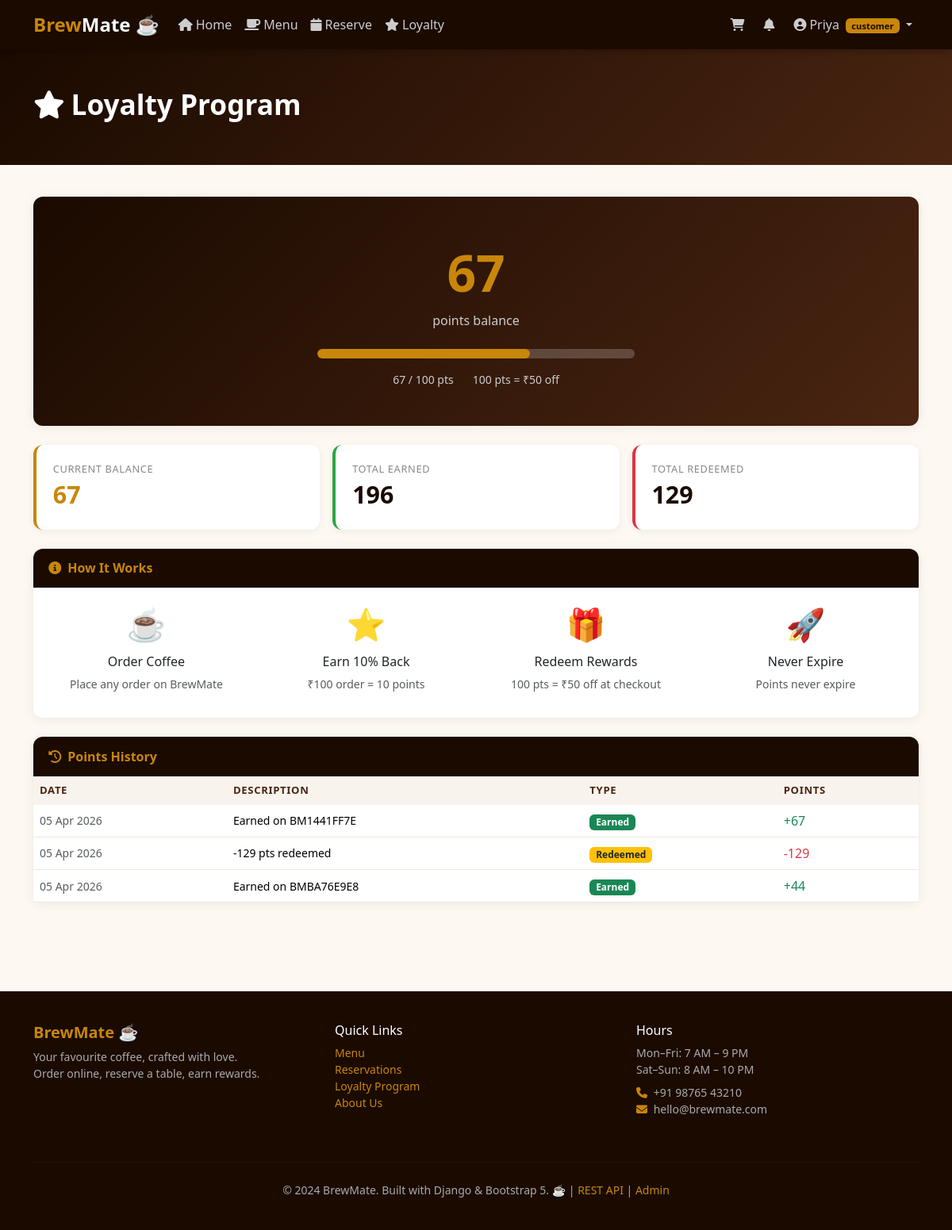
/loyalty/ (signed in), run on the app's committed database.
### coffee/models.py (models this page shows, shortened)
class User(AbstractBaseUser, PermissionsMixin):
    ROLES = [
        ('customer', 'Customer'),
        ('staff',    'Staff'),
        ('admin',    'Admin'),
    ]
    email       = models.EmailField(unique=True, db_index=True)
    first_name  = models.CharField(max_length=50, default='')
    last_name   = models.CharField(max_length=50, blank=True, default='')
    phone       = models.CharField(max_length=15, blank=True, default='')
    role        = models.CharField(max_length=10, choices=ROLES,
                                   default='customer', db_index=True)
    avatar      = models.ImageField(upload_to='avatars/',
                                    blank=True, null=True, default=None)
    is_active   = models.BooleanField(default=True)
    is_staff    = models.BooleanField(default=False)
    date_joined = models.DateTimeField(default=timezone.now)
    USERNAME_FIELD  = 'email'
    REQUIRED_FIELDS = ['first_name']
    objects         = UserManager()
    class Meta:
        db_table = 'coffee_user'

class LoyaltyAccount(models.Model):
    user         = models.OneToOneField(
        User, on_delete=models.CASCADE, related_name='loyalty'
    )
    points       = models.PositiveIntegerField(default=0)
    total_earned = models.PositiveIntegerField(default=0)
    total_spent  = models.PositiveIntegerField(default=0)
    updated_at   = models.DateTimeField(auto_now=True)
    class Meta:
        db_table = 'coffee_loyaltyaccount'
    @property
    def can_redeem(self):
        return self.points >= 100

class LoyaltyTransaction(models.Model):
    TX_TYPE = [('earn', 'Earned'), ('redeem', 'Redeemed')]
    account     = models.ForeignKey(
        LoyaltyAccount, on_delete=models.CASCADE,
        related_name='transactions',
        null=True, blank=True, default=None,
    )
    order       = models.ForeignKey(
        Order, on_delete=models.SET_NULL,
        null=True, blank=True, default=None,
    )
    tx_type     = models.CharField(max_length=10, choices=TX_TYPE, default='earn')
    points      = models.IntegerField(default=0)
    description = models.CharField(max_length=200, blank=True, default='')
    created_at  = models.DateTimeField(auto_now_add=True)
    class Meta:
        db_table = 'coffee_loyaltytx'
        ordering = ['-created_at']

### coffee/views.py (the view)
# urls.py: path('loyalty/',                       views.loyalty_view,          name='loyalty'),
@login_required
def loyalty_view(request):
    loyalty, _ = LoyaltyAccount.objects.get_or_create(user=request.user)
    txns = LoyaltyTransaction.objects.filter(
        account=loyalty
    ).order_by('-created_at')[:20]
    return render(request, 'coffee/loyalty.html', {
        'loyalty': loyalty, 'transactions': txns
    })

### coffee/context_processors.py (called while the page is built)
def global_context(request):
    cart_count  = 0
    notif_count = 0
    if request.user.is_authenticated:
        try:
            cart_count = Cart.objects.get(user=request.user).item_count
        except Cart.DoesNotExist:
            pass
        notif_count = Notification.objects.filter(
            user=request.user, is_read=False
        ).count()
    return {'cart_count': cart_count, 'notif_count': notif_count}

### coffee/models.py (called while the page is built)
    @property
    def item_count(self):
        result = self.items.aggregate(t=models.Sum('quantity'))['t']
        return result or 0

### coffee/templates/coffee/loyalty.html (shortened to what this page needs)
{% extends 'coffee/base.html' %}
{% block content %}
<div class="page-hero">
  <div class="container"><h1><i class="fa fa-star me-2"></i>Loyalty Program</h1></div>
</div>
<div class="container pb-5">
  <div class="card mb-4" style="background:linear-gradient(135deg,var(--brew-dark),var(--brew-brown));color:#fff;border:none">
    <div class="card-body text-center py-5">
      <div style="font-size:4rem;font-weight:800;color:var(--brew-gold)">{{ loyalty.points }}</div>
      <div style="color:#ccc;margin-bottom:1.5rem">points balance</div>
      <div class="progress mx-auto mb-3" style="max-width:400px;height:12px;border-radius:6px;background:rgba(255,255,255,.2)">
        <div class="progress-bar" style="background:var(--brew-gold);width:{% widthratio loyalty.points 100 100 %}%;border-radius:6px"></div>
      </div>
      <div class="d-flex justify-content-center gap-4 small" style="color:#ccc">
        <span>{{ loyalty.points }} / 100 pts</span>
        <span>100 pts = ₹50 off</span>
      </div>
    </div>
  </div>
  <div class="row g-3 mb-4">
    <div class="col-md-4"><div class="stat-card"><div class="stat-label">Current Balance</div><div class="stat-value" style="color:var(--brew-gold)">{{ loyalty.points }}</div></div></div>
    <div class="col-md-4"><div class="stat-card" style="border-color:#28a745"><div class="stat-label">Total Earned</div><div class="stat-value">{{ loyalty.total_earned }}</div></div></div>
    <div class="col-md-4"><div class="stat-card" style="border-color:#dc3545"><div class="stat-label">Total Redeemed</div><div class="stat-value">{{ loyalty.total_spent }}</div></div></div>
  </div>
  <div class="card mb-4">
    <div class="card-header-brew"><i class="fa fa-info-circle me-2"></i>How It Works</div>
    <div class="card-body">
      <div class="row g-4 text-center">
        <div class="col-md-3"><div style="font-size:2.5rem">☕</div><h6 class="fw-700 mt-2">Order Coffee</h6><p class="text-muted small">Place any order on BrewMate</p></div>
        <div class="col-md-3"><div style="font-size:2.5rem">⭐</div><h6 class="fw-700 mt-2">Earn 10% Back</h6><p class="text-muted small">₹100 order = 10 points</p></div>
        <div class="col-md-3"><div style="font-size:2.5rem">🎁</div><h6 class="fw-700 mt-2">Redeem Rewards</h6><p class="text-muted small">100 pts = ₹50 off at checkout</p></div>
        <div class="col-md-3"><div style="font-size:2.5rem">🚀</div><h6 class="fw-700 mt-2">Never Expire</h6><p class="text-muted small">Points never expire</p></div>
      </div>
    </div>
  </div>
  <div class="card">
    <div class="card-header-brew"><i class="fa fa-history me-2"></i>Points History</div>
    <div class="card-body p-0">
      {% if transactions %}
      <div class="table-responsive">
        <table class="table mb-0">
          <thead><tr><th>Date</th><th>Description</th><th>Type</th><th>Points</th></tr></thead>
          <tbody>
            {% for tx in transactions %}
            <tr>
              <td class="small text-muted">{{ tx.created_at|date:"d M Y" }}</td>
              <td class="small">{{ tx.description }}</td>
              <td><span class="badge {% if tx.tx_type == 'earn' %}bg-success{% else %}bg-warning text-dark{% endif %}">{{ tx.get_tx_type_display }}</span></td>
              <td class="fw-700 {% if tx.points > 0 %}text-success{% else %}text-danger{% endif %}">
                {% if tx.points > 0 %}+{{ tx.points }}{% else %}{{ tx.points }}{% endif %}
              </td>
            </tr>
            {% endfor %}
          </tbody>
        </table>
      </div>
      {% else %}
      <div class="text-center p-5 text-muted">
        <div style="font-size:3rem">⭐</div>
        <p class="mt-2">No transactions yet. Start ordering to earn points!</p>
        <a href="{% url 'menu' %}" class="btn btn-brew btn-sm">Order Now</a>
      </div>
      {% endif %}
    </div>
  </div>
</div>
{% endblock %}

### coffee/templates/coffee/base.html (shortened to what this page needs)
<!DOCTYPE html>
<html lang="en">
<head>
  <link href="https://cdn.jsdelivr.net/npm/bootstrap@5.3.2/dist/css/bootstrap.min.css" rel="stylesheet">
  <link href="https://cdnjs.cloudflare.com/ajax/libs/font-awesome/6.4.0/css/all.min.css" rel="stylesheet">
</head>
<body>
{% if user.is_authenticated %}
<nav class="navbar navbar-expand-lg sticky-top">
  <div class="container">
    <a class="navbar-brand" href="{% url 'home' %}">Brew<span>Mate</span> ☕</a>
    <div class="collapse navbar-collapse" id="navMain">
      <ul class="navbar-nav me-auto">
        <li class="nav-item"><a class="nav-link" href="{% url 'home' %}"><i class="fa fa-home me-1"></i>Home</a></li>
        <li class="nav-item"><a class="nav-link" href="{% url 'menu' %}"><i class="fa fa-coffee me-1"></i>Menu</a></li>
        {% if user.role == 'customer' %}
        <li class="nav-item"><a class="nav-link" href="{% url 'reservation' %}"><i class="fa fa-calendar me-1"></i>Reserve</a></li>
        <li class="nav-item"><a class="nav-link" href="{% url 'loyalty' %}"><i class="fa fa-star me-1"></i>Loyalty</a></li>
        {% endif %}
      </ul>
      <ul class="navbar-nav align-items-center gap-2">
        {% if user.role == 'customer' %}
        <li class="nav-item">
          <a class="nav-link position-relative" href="{% url 'cart' %}">
            <i class="fa fa-shopping-cart"></i>
          </a>
        </li>
        {% endif %}
        <li class="nav-item">
          <a class="nav-link" href="{% url 'notifications' %}">
            <i class="fa fa-bell"></i>
          </a>
        </li>
        <li class="nav-item dropdown">
          <a class="nav-link dropdown-toggle" href="#" data-bs-toggle="dropdown">
            <i class="fa fa-user-circle me-1"></i>{{ user.first_name }}
            <span class="badge ms-1" style="background:var(--brew-gold);color:var(--brew-dark);font-size:.7rem">{{ user.role }}</span>
          </a>
        </li>
      </ul>
    </div>
  </div>
</nav>
{% endif %}
{% block content %}{% endblock %}
<footer>
  <div class="container">
    <div class="row">
      <div class="col-md-4 mb-3">
        <h5 style="color:var(--brew-gold);font-weight:800">BrewMate ☕</h5>
        <p class="small mt-2">Your favourite coffee, crafted with love.<br>Order online, reserve a table, earn rewards.</p>
      </div>
      <div class="col-md-4 mb-3">
        <h6 style="color:#fff">Quick Links</h6>
        <ul class="list-unstyled small mt-2">
          <li><a href="{% url 'menu' %}">Menu</a></li>
          <li><a href="{% url 'reservation' %}">Reservations</a></li>
          <li><a href="{% url 'loyalty' %}">Loyalty Program</a></li>
          <li><a href="{% url 'about' %}">About Us</a></li>
        </ul>
      </div>
      <div class="col-md-4 mb-3">
        <h6 style="color:#fff">Hours</h6>
        <ul class="list-unstyled small mt-2">
          <li>Mon–Fri: 7 AM – 9 PM</li>
          <li>Sat–Sun: 8 AM – 10 PM</li>
          <li class="mt-2"><i class="fa fa-phone me-1" style="color:var(--brew-gold)"></i> +91 98765 43210</li>
          <li><i class="fa fa-envelope me-1" style="color:var(--brew-gold)"></i> hello@brewmate.com</li>
        </ul>
      </div>
    </div>
    <hr style="border-color:#333; margin: 1.5rem 0">
    <div class="text-center small">
      &copy; 2024 BrewMate. Built with Django &amp; Bootstrap 5. ☕
      | <a href="/api/products/">REST API</a>
      | <a href="/admin/">Admin</a>
    </div>
  </div>
</footer>
</body>
</html>

### coffee/templates/coffee/base.html (style rules this page uses)
:root { --brew-dark: #1a0a00; --brew-brown: #4a2512; --brew-medium: #7b3f00; --brew-gold: #c8860a; --brew-light: #f5e6d3; --brew-cream: #fdf8f2; }
* { margin: 0; padding: 0; box-sizing: border-box; }
body { background: var(--brew-cream); color: var(--brew-dark); font-family: 'Segoe UI', sans-serif; }
.navbar { background: var(--brew-dark) !important; box-shadow: 0 2px 10px rgba(0,0,0,0.3); }
.navbar-brand { color: var(--brew-gold) !important; font-weight: 800; font-size: 1.5rem; }
.navbar-brand span { color: #fff; }
.nav-link { color: #ccc !important; transition: color .2s; }
.card { border: none; border-radius: 12px; box-shadow: 0 2px 15px rgba(0,0,0,0.07); }
.card-header-brew { background: var(--brew-dark); color: var(--brew-gold); border-radius: 12px 12px 0 0 !important; padding: .8rem 1.2rem; font-weight: 700; }
.stat-card { border-radius: 12px; padding: 1.3rem; border-left: 4px solid var(--brew-gold); background: #fff; box-shadow: 0 2px 10px rgba(0,0,0,0.06); }
.stat-card .stat-value { font-size: 1.9rem; font-weight: 700; color: var(--brew-dark); }
.stat-card .stat-label { font-size: .8rem; color: #888; text-transform: uppercase; letter-spacing: .05em; }
footer { background: var(--brew-dark); color: #aaa; padding: 2.5rem 0; margin-top: 4rem; }
footer a { color: var(--brew-gold); text-decoration: none; }
.page-hero { background: linear-gradient(135deg, var(--brew-dark) 0%, var(--brew-brown) 100%); color: #fff; padding: 3rem 0; margin-bottom: 2.5rem; }
.page-hero h1 { font-weight: 800; font-size: 2.2rem; }
.table th { background: #f8f4ed; color: var(--brew-brown); font-size: .82rem; text-transform: uppercase; letter-spacing: .05em; border: none; }
.table td { border-color: #f0e8dc; vertical-align: middle; }

### data on the page
User: first_name "Priya", role "customer"
LoyaltyAccount: points "67", total_earned "196", total_spent "129"
LoyaltyTransaction: created_at "05 Apr 2026", description "Earned on BM1441FF7E", tx_type "Earned", points "67"
LoyaltyTransaction: created_at "05 Apr 2026", description "-129 pts redeemed", tx_type "Redeemed", points "-129"
LoyaltyTransaction: created_at "05 Apr 2026", description "Earned on BMBA76E9E8", tx_type "Earned", points "44"
